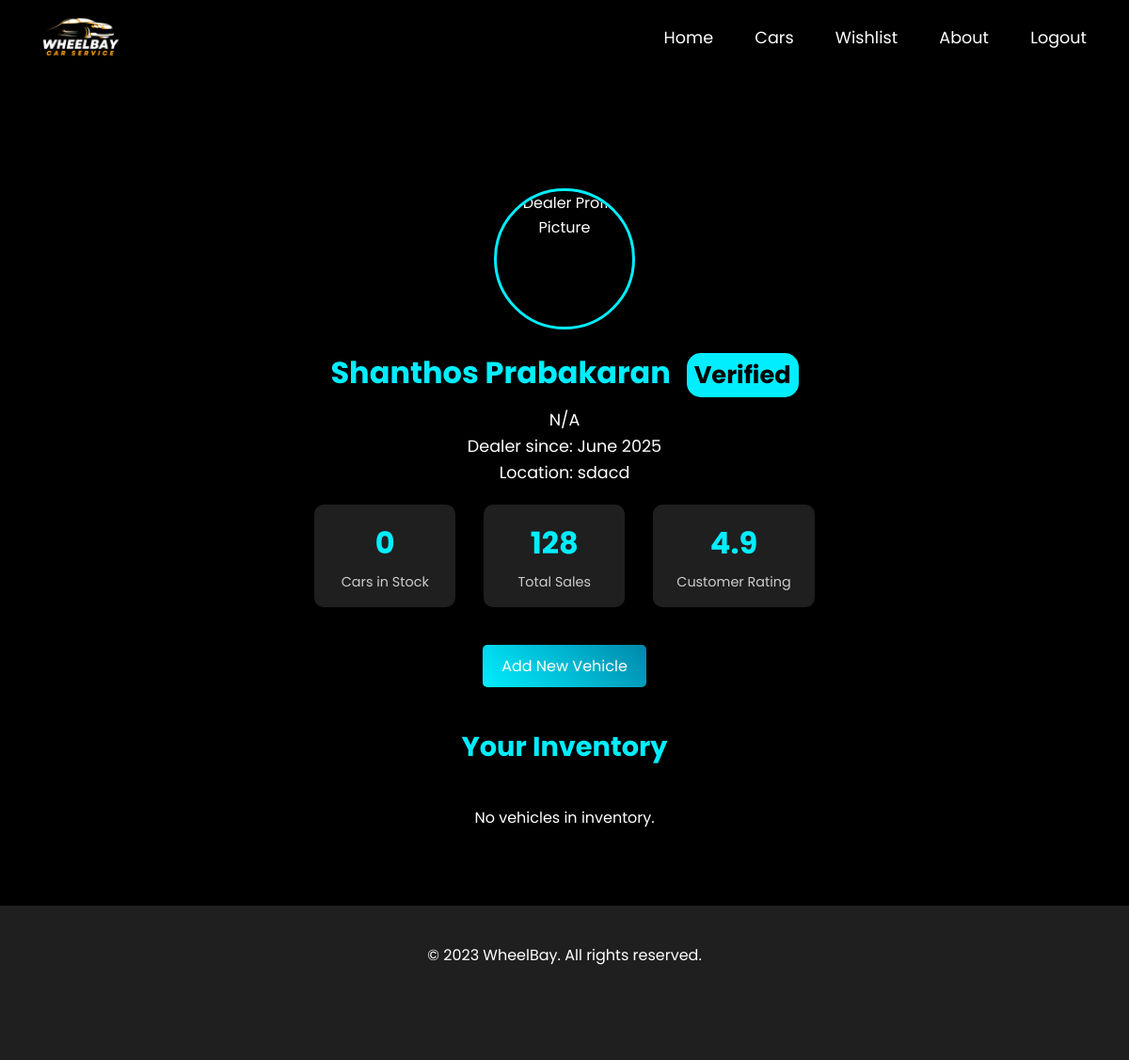
Screenshot of /dealer.php?user_id=1 with the database file from the repository.
### tables this page shows
CREATE TABLE `dealers` (
  `id` int(11) NOT NULL,
  `full_name` varchar(255) NOT NULL,
  `phone_number` varchar(50) NOT NULL,
  `address` text NOT NULL,
  `profile_image_path` varchar(255) DEFAULT NULL,
  `user_type` enum('seller','buyer') DEFAULT NULL,
  `registration_date` timestamp NULL DEFAULT current_timestamp()
);

### dealer.php (the view, shortened to what this page needs)
<?php
require_once 'php/db_conn.php';
$userId = isset($_GET['user_id']) ? intval($_GET['user_id']) : 0;
$dealerName = "Dealer Not Found";
$dealerProfileImage = "img/default-dealer.jpg";
$dealerRegistrationDate = "N/A";
$dealerLocation = "N/A";
$dealerEmail = "N/A";
$carsInStock = 0;
$inventory = [];
$sqlDealer = "SELECT full_name, profile_image_path, registration_date, address, user_type FROM dealers WHERE id = ? AND user_type = 'seller'";
$stmtDealer = $conn->prepare($sqlDealer);
if ($stmtDealer) {
    $stmtDealer->bind_param("i", $userId);
    $stmtDealer->execute();
    $resultDealer = $stmtDealer->get_result();
    if ($dealer = $resultDealer->fetch_assoc()) {
        $dealerName = htmlspecialchars($dealer['full_name']);
        $date = new DateTime($dealer['registration_date']);
        $dealerRegistrationDate = $date->format('F Y');
        $dealerLocation = htmlspecialchars($dealer['address']);
        $sqlInventory = "SELECT car_id, name, price, status, image_path, views FROM inventory WHERE dealer_id = ?";
        $stmtInventory = $conn->prepare($sqlInventory);
        if ($stmtInventory) {
            $carsInStock = count($inventory);
        } else {
            error_log("Inventory query preparation failed: " . $conn->error);
        }
    } else {
         $dealerName = "Dealer Profile Not Available";
    }
} else {
    error_log("Dealer query preparation failed: " . $conn->error);
}
?>
<!DOCTYPE html>
<html lang="en">
<head>
    <link rel="stylesheet" href="css/dealer.css">
</head>
<body class="wheelbay-body">
    <header class="wheelbay-header">
        <img class="wheelbay-logo" src="css/img/Logo01.png" alt="WheelBay Logo">
        <nav>
            <a href="home.html">Home<span></span></a>
            <a href="cars.html">Cars<span></span></a>
            <a href="wishlist.html">Wishlist<span></span></a>
            <a href="about.html">About<span></span></a>
            <a href="login.html">Logout<span></span></a>
        </nav>
    </header>
    <main class="wheelbay-main">
        <section class="profile-section">
            <img src="<?php echo $dealerProfileImage; ?>" alt="Dealer Profile Picture" class="profile-picture" id="profile-picture">
            <div class="profile-info">
                <h2><?php echo $dealerName; ?> <span class="verified-badge">Verified</span></h2>
                <p><?php echo $dealerEmail; ?></p>
                <p>Dealer since: <?php echo $dealerRegistrationDate; ?></p>
                <p>Location: <?php echo htmlspecialchars($dealerLocation); ?></p>
                <div class="dealer-stats">
                    <div class="stat-box">
                        <h3><?php echo $carsInStock; ?></h3>
                        <p>Cars in Stock</p>
                    </div>
                    <div class="stat-box">
                        <h3>128</h3>
                        <p>Total Sales</p>
                    </div>
                    <div class="stat-box">
                        <h3>4.9</h3>
                        <p>Customer Rating</p>
                    </div>
                </div>
            </div>
        </section>
        <div class="inventory-actions">
            <button class="action-button" onclick="addNewCar(<?php echo $userId; ?>)">
                <ion-icon name="add-outline"></ion-icon> Add New Vehicle
            </button>
        </div>
        <section class="inventory-section">
            <h3>Your Inventory</h3>
            <div class="inventory-list">
                <?php
                if (!empty($inventory)) {
                    foreach ($inventory as $car) {
                        $carId = htmlspecialchars($car['car_id']);
                        $carName = htmlspecialchars($car['name']);
                        $carPrice = number_format($car['price'], 2);
                        $carStatus = htmlspecialchars(ucfirst($car['status']));
                        $carViews = htmlspecialchars($car['views']);
                        $carImagePath = htmlspecialchars($car['image_path']);
                        if (empty($carImagePath) || !file_exists($carImagePath)) {
                            $carImagePath = "img/default-car.jpg";
                        }
                ?>
                <div class="inventory-card">
                    <img src="<?php echo $carImagePath; ?>" alt="<?php echo $carName; ?>">
                    <h4><?php echo $carName; ?></h4>
                    <p>Price: $<?php echo $carPrice; ?></p>
                    <p>Status: <?php echo $carStatus; ?></p>
                    <p>Views: <?php echo $carViews; ?></p>
                    <div class="inventory-actions-buttons">
                        <button class="inventory-action-button edit-button" onclick="editCar(<?php echo $carId; ?>)">
                            <ion-icon name="create-outline"></ion-icon> Edit
                        </button>
                        <button class="inventory-action-button delete-button" onclick="deleteCar(<?php echo $carId; ?>, this)">
                            <ion-icon name="trash-outline"></ion-icon> Delete
                        </button>
                    </div>
                </div>
                <?php
                    }
                } else {
                    echo "<p style='text-align: center; grid-column: 1 / -1;'>No vehicles in inventory.</p>";
                }
                ?>
            </div>
        </section>
    </main>
    <footer class="wheelbay-footer">
        <p>© 2023 WheelBay. All rights reserved.</p>
        <div class="wheelbay-social-links">
        </div>
    </footer>
</body>
</html>

### css/dealer.css (style rules this page uses)
* { margin: 0; padding: 0; box-sizing: border-box; font-family: 'Poppins', sans-serif; }
.wheelbay-body { background-color: black; color: white; margin: 0; line-height: 1.6; }
.wheelbay-header { top: 0; left: 0; right: 0; z-index: 1000; display: flex; justify-content: space-between; align-items: center; padding: 0 25px; height: 80px; }
.wheelbay-logo { width: 120px; transition: transform 0.3s; }
nav a { position: relative; font-size: 1.1em; color: #fff; text-decoration: none; padding: 6px 20px; transition: .5s; }
.wheelbay-main { padding: 20px; margin-top: 100px; }
.profile-section { display: flex; flex-direction: column; align-items: center; text-align: center; margin-bottom: 40px; }
.profile-picture { width: 150px; height: 150px; border-radius: 50%; object-fit: cover; border: 3px solid #0ef; margin-bottom: 20px; transition: transform 0.3s, box-shadow 0.3s; cursor: pointer; }
.profile-info h2 { font-size: 2em; margin-bottom: 10px; color: #0ef; }
.profile-info p { font-size: 1.1em; color: #fff; }
.dealer-stats { display: flex; justify-content: center; gap: 30px; margin-top: 20px; }
.stat-box { background: #1f1f1f; padding: 15px 25px; border-radius: 10px; min-width: 150px; }
.stat-box h3 { color: #0ef; font-size: 2em; margin-bottom: 5px; }
.stat-box p { font-size: 0.9em; color: #ccc; }
.inventory-section { margin-top: 40px; }
.inventory-section h3 { font-size: 1.8em; color: #0ef; margin-bottom: 20px; text-align: center; }
.inventory-actions { display: flex; justify-content: center; gap: 20px; margin-bottom: 30px; }
.action-button { background: linear-gradient(45deg, #0ef, #08a); color: white; border: none; padding: 10px 20px; border-radius: 5px; cursor: pointer; font-size: 1em; transition: transform 0.3s, box-shadow 0.3s; }
.inventory-list { display: grid; grid-template-columns: repeat(auto-fit, minmax(280px, 1fr)); gap: 20px; padding: 20px; }
.wheelbay-footer { background-color: #1f1f1f; color: white; text-align: center; padding: 40px 20px; margin-top: 40px; }
.wheelbay-footer p { margin: 0; }
.wheelbay-social-links { margin-top: 20px; }
.verified-badge { display: inline-block; background: #0ef; color: black; padding: 3px 8px; border-radius: 15px; font-size: 0.8em; margin-left: 10px; vertical-align: middle; }

### rows the page displays
dealers: full_name "Shanthos Prabakaran", registration_date "June 2025", address "sdacd"

### other values shown
$dealerEmail "N/A"
$carsInStock "0"
